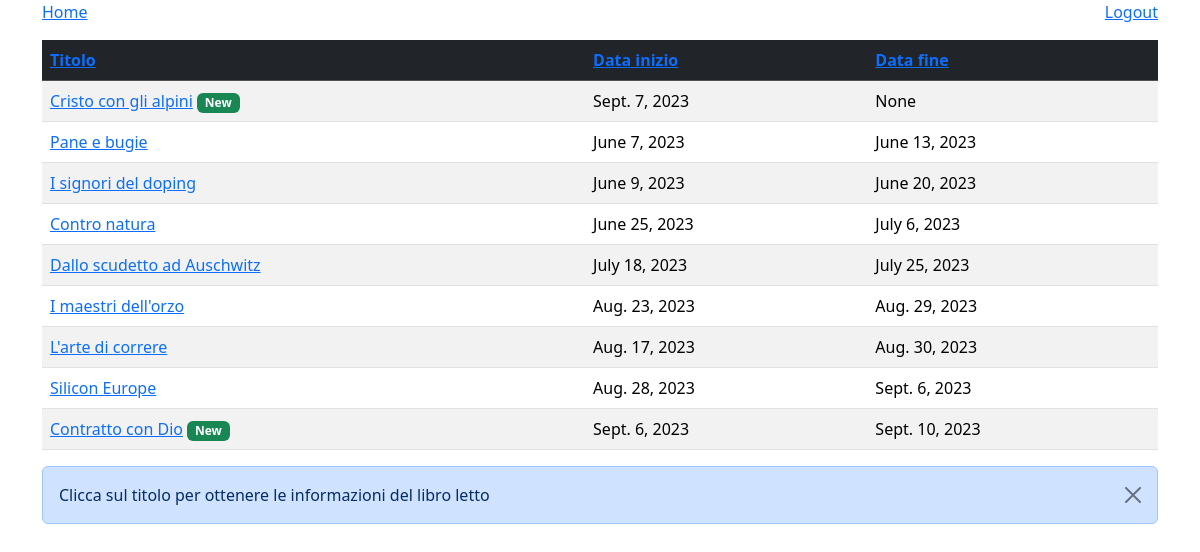
The app's page /home/?order_by=data_fine (signed in) with its own data.
### appbooks/models.py (models this page shows, shortened)
class Reading(models.Model):
    book = models.ForeignKey(Book, on_delete=models.CASCADE)
    data_inizio = models.DateField()
    data_fine = models.DateField(null=True, blank=True)

class Book(models.Model):
    titolo = models.CharField(max_length=100)
    genere = models.CharField(max_length=100)
    autore = models.ManyToManyField(Author)
    quotes = models.ManyToManyField(Quote, blank=True)
    pagine = models.IntegerField()
    def __str__(self) -> str:
        return self.titolo

### appbooks/views.py (the view)
# urls.py: path("home/", views.readings_list, name="home"),
@login_required(login_url="/login/")
def readings_list(request):
    order_by = request.GET.get('order_by')
    if order_by is None:
        order_by = 'data_inizio'
    today_seconds = datetime.today().timestamp() #positivo
    if order_by == 'titolo':
        readings = Reading.objects.all().order_by('book__titolo')
    else:
        readings = Reading.objects.all().order_by(order_by)
    return render(request, 'readings_list.html', {'readings': readings, 'today_seconds': today_seconds})

### appbooks/templates/readings_list.html (shortened to what this page needs)
{% load static %}
{% load mathfilters %}
<!DOCTYPE html>
<html>
    <head>
        <link href="https://cdn.jsdelivr.net/npm/bootstrap@5.3.1/dist/css/bootstrap.min.css" rel="stylesheet">
        <link rel="stylesheet" href="https://cdnjs.cloudflare.com/ajax/libs/animate.css/4.1.1/animate.min.css">
        <link rel="stylesheet" href="{% static 'style_books.css' %}">
    </head>
    <body>
        <div class="container">
            <div class="float-start">
                <nav aria-label="breadcrumb">
                    <ol class="breadcrumb">
                        <li class="breadcrumb-item active"><a href="/home">Home</a></li>
                    </ol>
                </nav>
            </div>
            <div class="float-end">
                <p class="text-right"><a href="{% url 'logout' %}">Logout</a></p>
            </div>
            <table class="table table-striped">
                <thead class="table-dark">
                    <tr>
                        <th scope="col"><a href="?order_by=titolo">Titolo</a></th>
                        <th scope="col"><a href="?order_by=data_inizio">Data inizio</a></th>
                        <th scope="col"><a href="?order_by=data_fine">Data fine</a></th>
                    </tr>
                </thead>
                <tbody>
                    {% for reading in readings %}
                        {% with days_until_start=reading.data_inizio|date:"U"|sub:today_seconds|abs %}
                            <tr>
                                <td scope="row"><a href="{% url 'book' pk=reading.pk %}">{{reading.book}}</a>
                                    {% if days_until_start <= 604800 %}
                                        <span class="badge text-bg-success animate__animated animate__flash animate__repeat-2">New</span>
                                    {% endif %}
                                </td>
                                <td scope="row" id="dataInizio">{{reading.data_inizio}}</td>
                                <td scope="row">{{reading.data_fine}}</td>
                            </tr>
                        {% endwith %}
                    {% endfor %}
                </tbody>
            </table>
            <div class="alert alert-primary alert-dismissible fade show" role="alert" id="alert_libro">
                Clicca sul titolo per ottenere le informazioni del libro letto
                <button type="button" class="btn-close" data-bs-dismiss="alert" aria-label="Close"></button>
            </div>
        </div>
    </body>
</html>

### appbooks/static/style_books.css (style rules this page uses)
.breadcrumb { background-color: rgb(255, 255, 255); }

### records on screen
Reading: book "Cristo con gli alpini", shows "New", data_inizio "Sept. 7, 2023", data_fine "None"
Reading: book "Pane e bugie", data_inizio "June 7, 2023", data_fine "June 13, 2023"
Reading: book "I signori del doping", data_inizio "June 9, 2023", data_fine "June 20, 2023"
Reading: book "Contro natura", data_inizio "June 25, 2023", data_fine "July 6, 2023"
Reading: book "Dallo scudetto ad Auschwitz", data_inizio "July 18, 2023", data_fine "July 25, 2023"
Reading: book "I maestri dell'orzo", data_inizio "Aug. 23, 2023", data_fine "Aug. 29, 2023"
Reading: book "L'arte di correre", data_inizio "Aug. 17, 2023", data_fine "Aug. 30, 2023"
Reading: book "Silicon Europe", data_inizio "Aug. 28, 2023", data_fine "Sept. 6, 2023"
Reading: book "Contratto con Dio", shows "New", data_inizio "Sept. 6, 2023", data_fine "Sept. 10, 2023"
